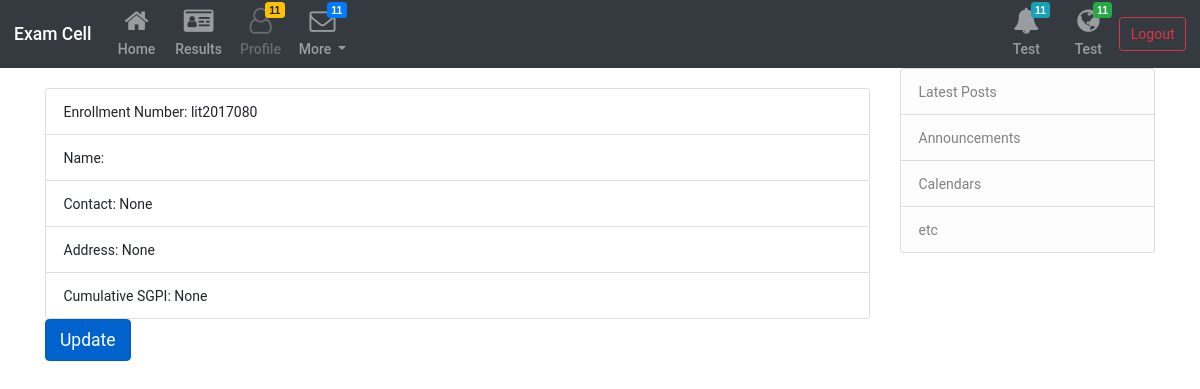
The app's page /users/profile/ (signed in) with its own data.
### users/models.py (models this page shows, shortened)
class Profile(models.Model):
	user = models.OneToOneField(User, on_delete=models.CASCADE)
	contact = models.IntegerField(null=True)
	net_sgpi = models.DecimalField(max_digits = 4,null=True,decimal_places = 2)
	address = models.CharField(max_length = 100,null=True)
	image = models.ImageField(default='default.png', upload_to='profile_pics')

### users/views.py (the view)
# urls.py: path('profile/', views.showprofile ,name='showprofile'),
@login_required
def showprofile(request):
	try:
		obj = Profile.objects.get(user=request.user)
	except:
		obj = Profile(user=request.user)
		obj.save()
	return render (request, 'users/showprofile.html', {'context':obj})

### users/templates/users/showprofile.html
{% extends "exam/base.html" %}
{% load crispy_forms_tags %}
{% block content %}
	<br>
    	{% if context %}
          <ul class="list-group">
              <li class="list-group-item">Enrollment Number: {{ context.user.username }}</li>
              <li class="list-group-item">Name: {{ context.user.first_name }} {{ context.user.last_name }}</li>
              <li class="list-group-item">Contact: {{ context.contact }} </li>
              <li class="list-group-item">Address: {{ context.address }} </li>
              <li class="list-group-item">Cumulative SGPI: {{ context.net_sgpi }} </li>
          </ul>
         {% endif %}
   <a href="{% url 'updateprofile' %}" class="btn btn-primary btn-lg active" role="button" aria-pressed="true">Update</a>
{% endblock content %}

### exam/static/exam/css/styles.css (style rules this page uses)
body { font-family: 'Roboto', 'Helvetica', sans-serif; }

### records on screen
Profile: user.username "lit2017080", contact "None", address "None", net_sgpi "None"
